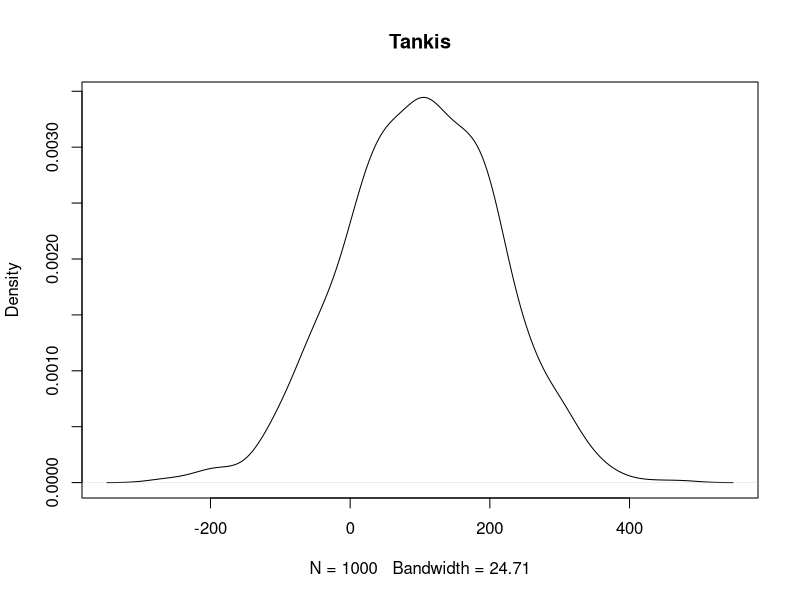

Generate this figure with R:
## ---- chunk 1
n <- 1000
balansas<-c(rep(0, times=n))
teigiamasBal<-c(rep(0, times=n))
for (i in 1:n){
  balansas[i]<-sum(sample(c(12, -10), 100, replace=TRUE))
  if (balansas[i] > 0) teigiamasBal <- 1
  else teigiamasBal[i]<-0}
mean(teigiamasBal)
mean(balansas)-qt(0.95, df=n-1)*(sd(balansas)/sqrt(n))
mean(balansas)+qt(0.95, df=n-1)*(sd(balansas)/sqrt(n))

plot(density(balansas), main="Tankis")
